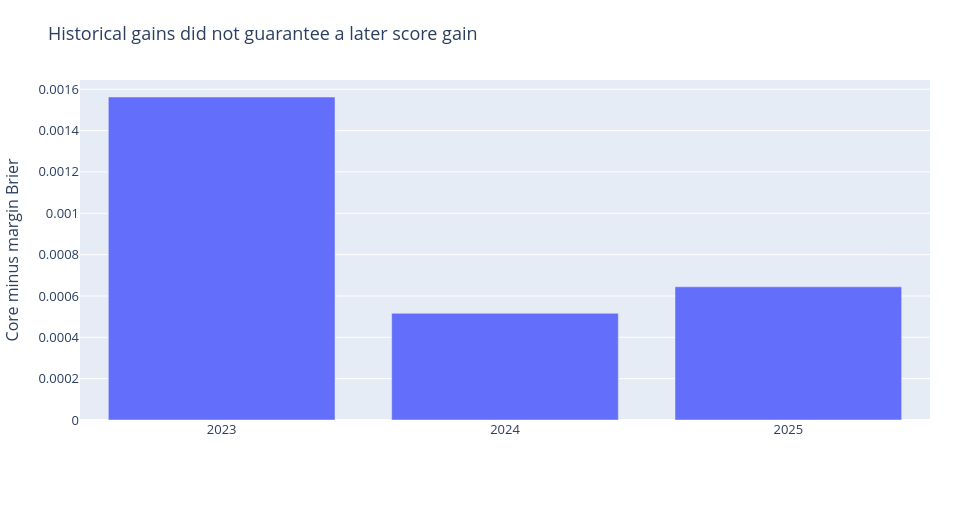

The notebook cell saved with this chart:
### Code cell
years=pd.DataFrame(w['years'])
display(years)
chart('women_years','Historical gains did not guarantee a later score gain',years.year.tolist(),{'Gain vs reference':(years.core-years.margin).tolist()},'Core minus margin Brier')

### Figure 1 — Plotly figure (JSON) as saved in the notebook; plotly's stock layout.template omitted (floating-point values rounded to 4 significant figures)
{"data": [{"name": "Gain vs reference", "type": "bar", "x": ["2023", "2024", "2025"], "y": [0.001562, 0.0005162, 0.0006443]}], "layout": {"barmode": "group", "font": {"size": 13}, "height": 530, "legend": {"orientation": "h", "y": -0.24}, "margin": {"b": 110, "l": 80, "r": 30, "t": 80}, "title": {"text": "Historical gains did not guarantee a later score gain"}, "width": 960, "xaxis": {"type": "category"}, "yaxis": {"title": {"text": "Core minus margin Brier"}}}}
